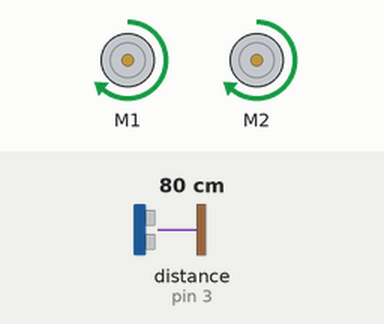
Bench run of a sketch on a simulated Arduino Uno, built with avr-gcc and run on an emulated ATmega328P. Shown: 2 × DC motor (green arrow = forward, orange = backward, longer = faster). The inputs (shaded band) are chosen by the test bench; at power-on: distance to the obstacle (sensor on pin 3) 80 cm. What the sketch prints to the serial monitor is not drawn.

Above: at 0.5 s.
Timing chart, 0 to 3.0 s (numbered marks = the images above):
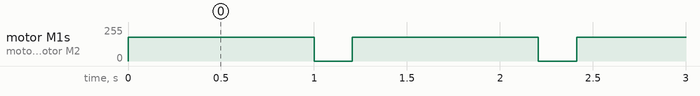

Measured:
- by itself, motor M1, motor M2: alternates forward 180/255 for 1.0 s and stopped for 0.21 s

The sketch:

TestUltrasonicSensor_edit.ino
```cpp
// (licence header left out)
#include <Makeblock.h>
#include <Arduino.h>
#include <SoftwareSerial.h>
#include <Wire.h>

MeUltrasonicSensor ultraSensor(PORT_3); //Ultrasonic module can ONLY be connected to port 3, 4, 6, 7, 8 of base shield.
MeDCMotor motor1(M1);
MeDCMotor motor2(M2);
uint8_t speed1 = 180;

void setup()
{
	Serial.begin(9600);

}

void loop()
{
        motor1.run(speed1);
        motor2.run(speed1);
        delay(1000);
        motor1.stop();
        motor2.stop();
	Serial.print("Distance : ");
	Serial.print(ultraSensor.distanceCm());
	Serial.println(" cm cwr");
	delay(200);// the minimal measure interval is 100 milliseconds
}
```
